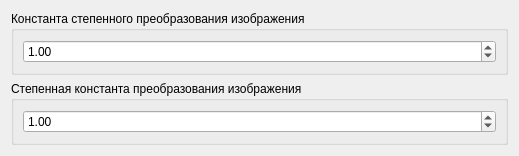
<?xml version="1.0" encoding="UTF-8"?>
<ui version="4.0">
 <class>GammaProcessingWidget</class>
 <widget class="QWidget" name="GammaProcessingWidget">
  <property name="geometry">
   <rect>
    <x>0</x>
    <y>0</y>
    <width>519</width>
    <height>153</height>
   </rect>
  </property>
  <property name="windowTitle">
   <string>Form</string>
  </property>
  <property name="windowOpacity">
   <double>1.000000000000000</double>
  </property>
  <layout class="QVBoxLayout" name="verticalLayout">
   <item>
    <widget class="QGroupBox" name="groupBox">
     <property name="title">
      <string>Константа степенного преобразования изображения</string>
     </property>
     <layout class="QHBoxLayout" name="horizontalLayout">
      <item>
       <widget class="QDoubleSpinBox" name="doubleSpinBox">
        <property name="minimum">
         <double>-99.000000000000000</double>
        </property>
        <property name="singleStep">
         <double>0.500000000000000</double>
        </property>
        <property name="value">
         <double>1.000000000000000</double>
        </property>
       </widget>
      </item>
     </layout>
    </widget>
   </item>
   <item>
    <widget class="QGroupBox" name="groupBox_2">
     <property name="title">
      <string>Степенная константа преобразования изображения</string>
     </property>
     <layout class="QHBoxLayout" name="horizontalLayout_2">
      <item>
       <widget class="QDoubleSpinBox" name="doubleSpinBox_1">
        <property name="minimum">
         <double>-99.000000000000000</double>
        </property>
        <property name="singleStep">
         <double>0.500000000000000</double>
        </property>
        <property name="value">
         <double>1.000000000000000</double>
        </property>
       </widget>
      </item>
     </layout>
    </widget>
   </item>
  </layout>
 </widget>
 <resources/>
 <connections/>
</ui>
